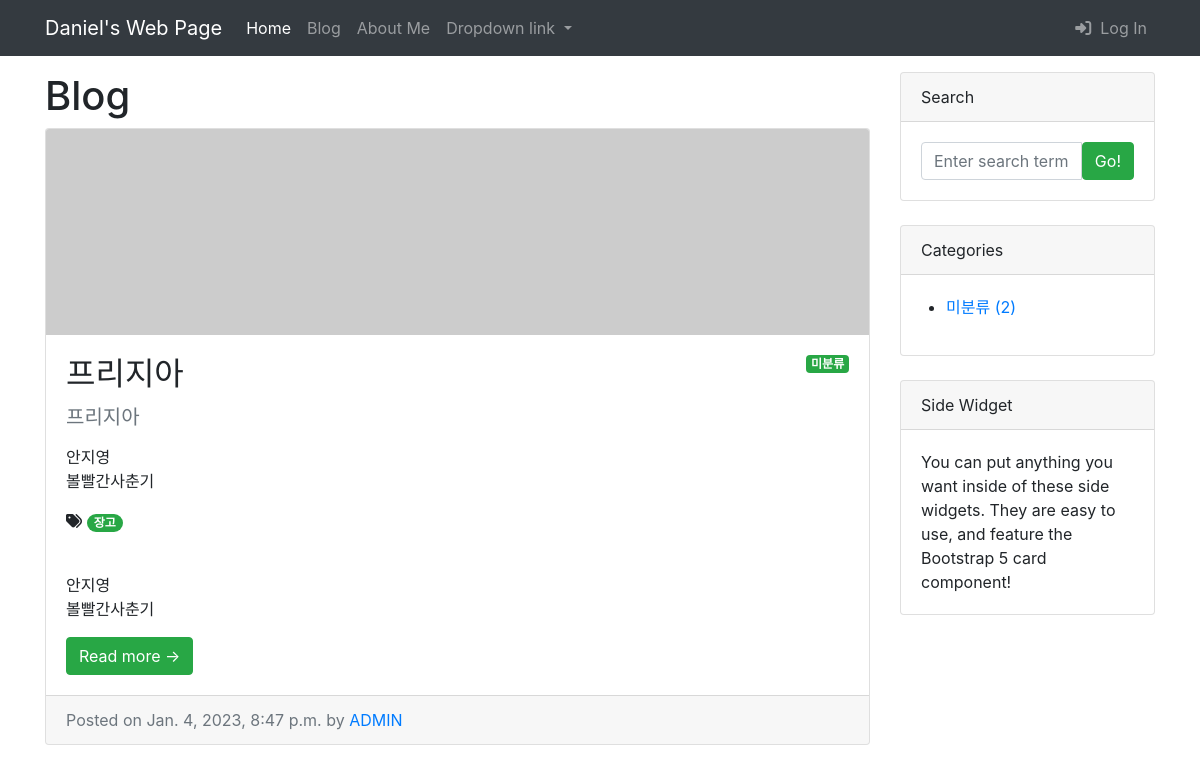
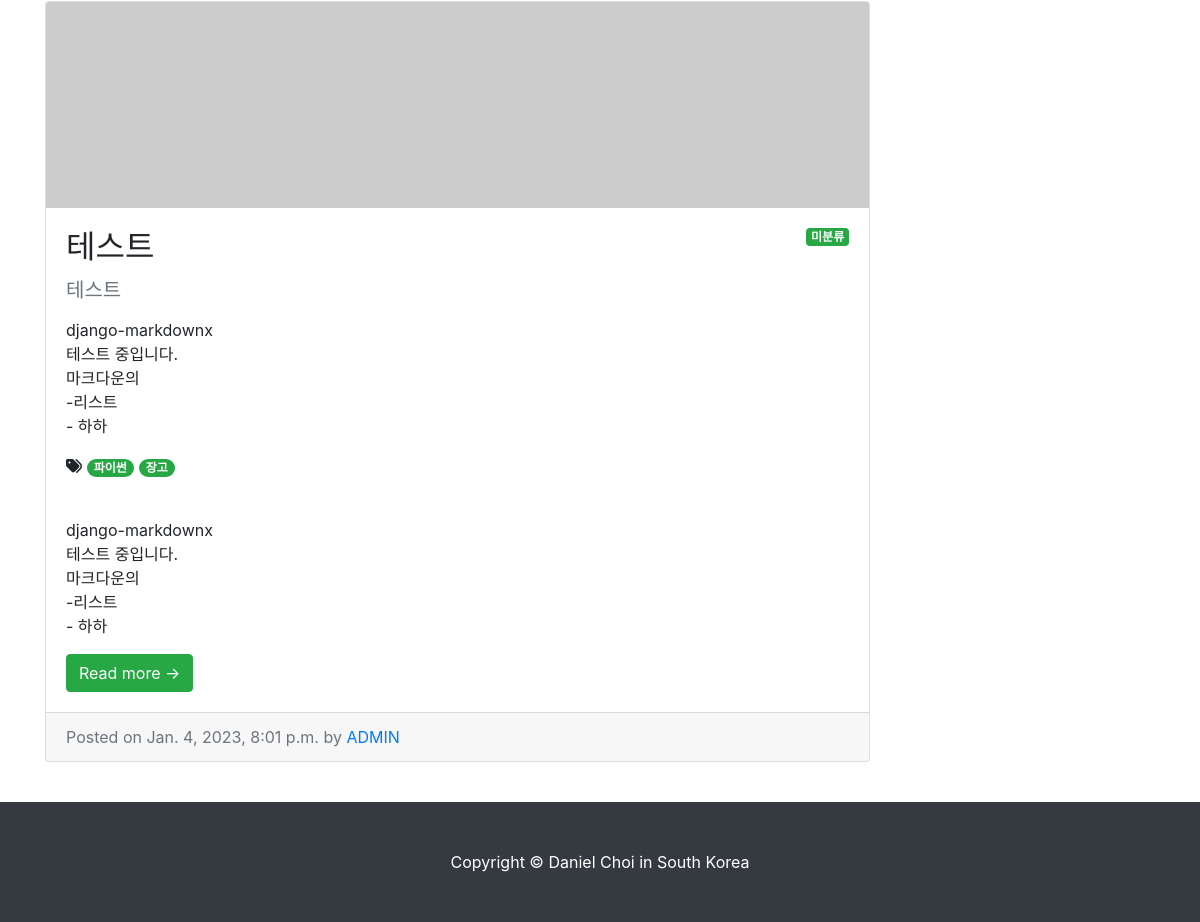
Page /blog/ on the earlier database version (2 pictures, top to bottom).
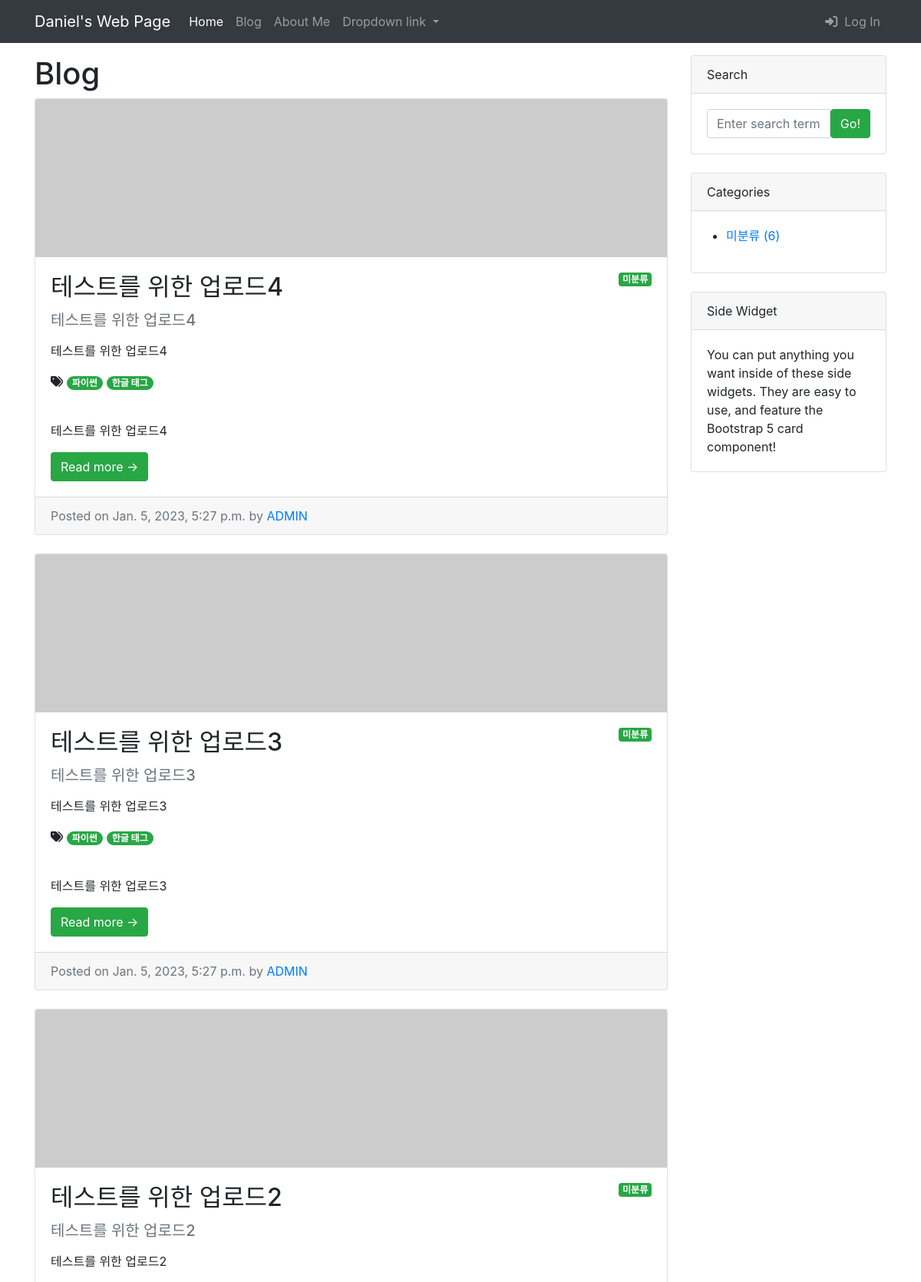
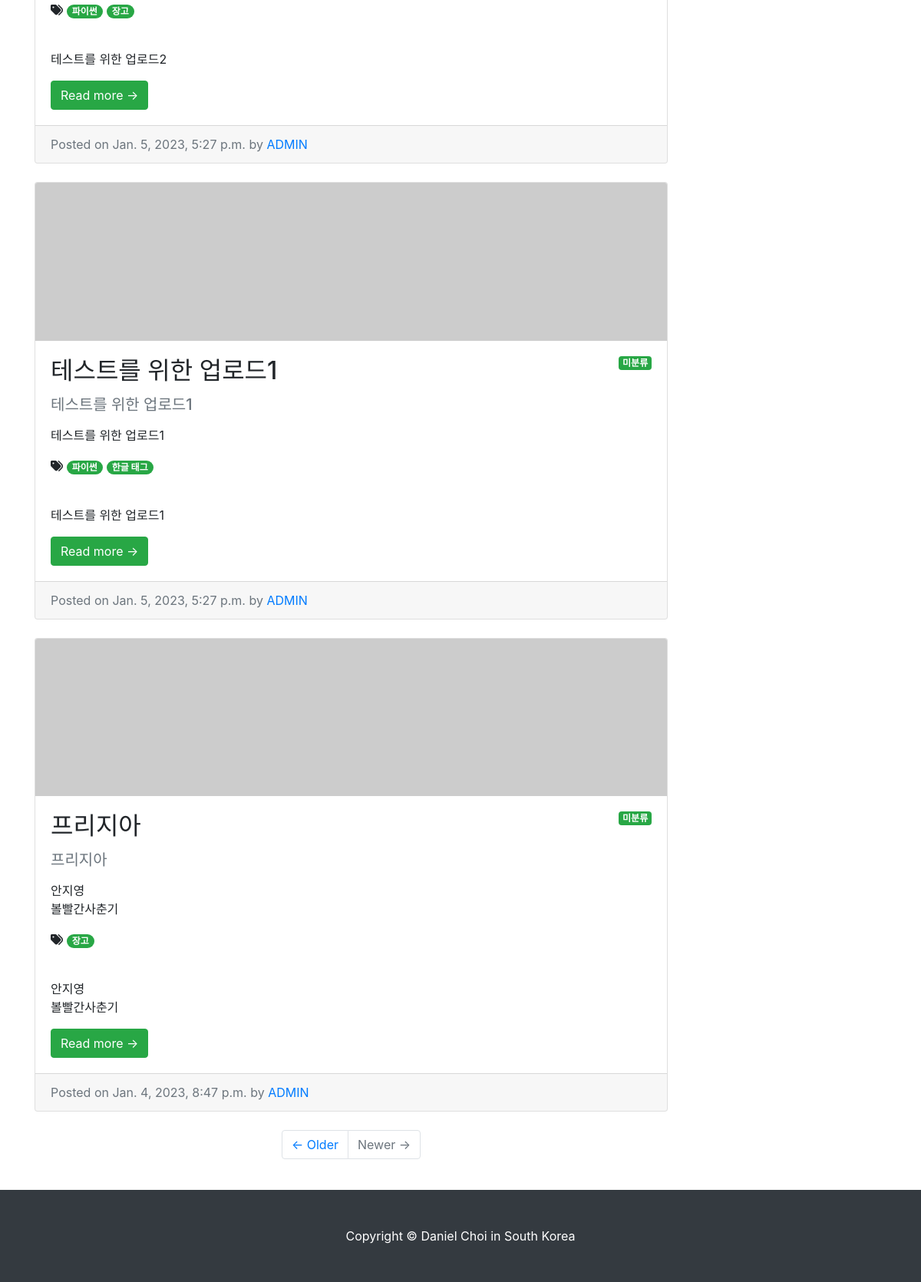
Same page on the later database version (2 pictures, top to bottom).
### blog/models.py (models this page shows, shortened)
class Post(models.Model):
    title = models.CharField(max_length=30)
    hook_text = models.CharField(max_length=100, blank=True)
    content = MarkdownxField()
    head_image = models.ImageField(
        upload_to='blog/images/%Y/%m/%d/', blank=True)
    file_upload = models.FileField(
        upload_to='blog/files/%Y/%m/%d/', blank=True)
    created_at = models.DateTimeField(auto_now_add=True)
    updated_at = models.DateTimeField(auto_now=True)
    author = models.ForeignKey(User, on_delete=models.SET_NULL, null=True)
    category = models.ForeignKey(
        Category, on_delete=models.SET_NULL, null=True, blank=True)
    tags = models.ManyToManyField(Tag, blank=True)
    def get_absolute_url(self):
        return f'/blog/{self.pk}'

class Tag(models.Model):
    name = models.CharField(max_length=50)
    slug = models.SlugField(max_length=200, unique=True, allow_unicode=True)
    def __str__(self):
        return self.name
    def get_absolute_url(self):
        return f'/blog/tag/{self.slug}/'

### blog/views.py (the view)
# urls.py: path('', views.PostList.as_view()),
class PostList(ListView):
    model = Post
    ordering = '-pk'
    paginate_by = 5
    def get_context_data(self, **kwargs):
        context = super(PostList, self).get_context_data()
        context['categories'] = Category.objects.all()
        context['no_category_post_count'] = Post.objects.filter(
            category=None).count()
        return context

### templates/blog/post_list.html (shortened to what this page needs)
{% extends 'blog/base.html' %}
{% block main_area %}
<h1>Blog
</h1>
    {% if post_list.exists %}
    {% for p in post_list %}
    <div class="card mb-4" id="post-{{ p.pk }}">
        {% if p.head_image %}
        <img class="card-img-top" src="{{ p.head_image.url }}" alt="{{ p }} head image"/>
        {% else %}
        <img class="card-img-top" src="https://picsum.photos/seed/{{ p.id }}/800/200" alt="random_image">
        {% endif %}
        <div class="card-body">
            {% if p.category %}
            <span class="badge badge-success float-right">{{ p.category }}</span>
            {% else %}
            <span class="badge badge-success float-right">미분류</span>
            {% endif %}
            <h2 class="card-title">{{ p.title }}</h2>
            {% if p.hook_text %}
            <h5 class="text-muted">{{ p.hook_text }}</h5>
            {% endif %}
            <p class="card-text">{{ p.content|linebreaks|truncatewords_html:45|safe }}</p>
            {% if p.tags.exists %}
                <i class="fa-solid fa-tags"></i>
                {% for tag in p.tags.iterator %}
                <a href="{{ tag.get_absolute_url }}">
                    <span class="badge badge-pill badge-success">{{ tag }}</span></a>
                {% endfor %}
                <br>
                <br>
            {% endif %}
            <p class="card-text">{{ p.content|linebreaks|truncatewords:45 }}</p>
            <a class="btn btn-success" href="{{ p.get_absolute_url }}">Read more →</a>
        </div>
        <div class="card-footer text-muted">
            Posted on {{ p.created_at }} by
            <a href="#">{{ p.author|upper }}</a>
        </div>
    </div>
    {% endfor %}
    {% else %}
    <h3>아직 게시물이 없습니다.</h3>
    {% endif %}
    {% if is_paginated %}
    <ul class="pagination justify-content-center mb-4">
        {% if page_obj.has_next %}
            <li class="page-item">
                <a class="page-link" href="?page={{ page_obj.next_page_number }}">&larr; Older</a>
            </li>
        {% else %}
            <li class="page-item disabled">
                <a class="page-link" href="#">&larr; Order</a>
            </li>
        {% endif %}
        {% if page_obj.has_previous %}
        <li class="page-item">
            <a class="page-link" href="?page={{ page_obj.previous_page_number }}">Newer &rarr;</a>
        </li>
        {% else %}
        <li class="page-item disabled">
            <a class="page-link" href="#">Newer &rarr;</a>
        </li>
        {% endif %}
    </ul>
    {% endif %}
{% endblock  %}

### templates/blog/base.html (shortened to what this page needs)
<!DOCTYPE html>
{% load static %}
<html lang="ko">
<head>
    <link href="{% static 'blog/bootstrap/bootstrap.min.css' %}" media="screen" rel="stylesheet" type="text/css">
</head>
<body>
    {% include 'blog/navbar.html' %}
    <div class="container my-3">
        <div class="row">
            <div class="col-md-8 col-lg-9" id="main-area">
                {% block main_area %}
                {% endblock  %}
            </div>
            <div class="col-md-4 col-lg-3">
                <div class="card mb-4">
                    <div class="card-header">Search</div>
                    <div class="card-body">
                        <div class="input-group">
                            <input class="form-control" type="text" placeholder="Enter search term..."
                                aria-label="Enter search term..." aria-describedby="button-search" id="search-input">
                            <button class="btn btn-success" id="button-search" type="button" onclick="searchPost();">Go!</button>
                        </div>
                    </div>
                </div>
                <div class="card mb-4" id="categories-card">
                    <div class="card-header">Categories</div>
                    <div class="card-body">
                        <div class="row">
                            <ul>
                                <li>
                                    <a href="/blog/category/no_category/">
                                        미분류 ({{ no_category_post_count }})</a>
                                </li>
                            </ul>
                        </div>
                    </div>
                </div>
                <div class="card mb-4">
                    <div class="card-header">Side Widget</div>
                    <div class="card-body">You can put anything you want inside of these side widgets. They are easy to use, and feature the Bootstrap 5 card component!</div>
                </div>
            </div>
        </div>
    </div>
    {% include 'blog/footer.html' %}
</body>
</html>

### templates/blog/navbar.html (shortened to what this page needs)
{% load socialaccount %}
<nav class="navbar navbar-expand-lg navbar-dark bg-dark">
    <div class="container">
        <a class="navbar-brand" href="/">Daniel's Web Page</a>
        <ul class="navbar-nav">
            <li class="nav-item active">
                <a class="nav-link" href="/">Home</a>
            </li>
            <li class="nav-item">
                <a class="nav-link" href="/blog/">Blog</a>
            </li>
            <li class="nav-item">
                <a class="nav-link" href="/about_me/">About Me</a>
            </li>
            <li class="nav-item dropdown">
                <a class="nav-link dropdown-toggle" href="#" id="navbarDropdownMenuLink" role="button"
                    data-toggle="dropdown" aria-haspopup="true" aria-expanded="false">
                    Dropdown link
                </a>
            </li>
        </ul>
        <ul class="navbar-nav ml-auto">
            {% if user.is_authenticated %}
            <li class="nav-item dropdown">
                <a class="nav-link dropdown-toggle" href="#" id="navbarDropdownMenuLink" role="button"
                    data-toggle="dropdown" aria-haspopup="true" aria-expanded="false">
                    {% if user.socialaccount_set.all.0.get_avatar_url %}
                    <img class="rounded-circle" width="25px"
                    src="{{ user.socialaccount_set.all.0.get_avatar_url }}" alt="">
                    {% else %}
                    <img class="rounded-circle" src="https://doitdjango.com/avatar/id/1408/16919788e968df27/svg/{{ user.email }}">
                    {% endif %}
                    &nbsp;
                    {{ user.username }}
                </a>
                <div class="dropdown-menu" aria-labelledby="navbarDropdownMenuLink">
                    <a class="dropdown-item" href="/accounts/logout">Log Out</a>
                </div>
            </li>
            {% else %}
            <li class="nav-item">
                <a class="nav-link" href="#" data-toggle="modal" data-target="#loginModal">
                    <i class="fa-solid fa-right-to-bracket"></i>&nbsp Log In</a>
            </li>
            {% endif %}
        </ul>
    </div>
</nav>

### templates/blog/footer.html
<footer class="py-5 bg-dark">
    <div class="container">
        <p class="m-0 text-center text-white">Copyright &copy; Daniel Choi in South Korea</p>
    </div>
</footer>

Differences in the rows shown:
no longer on this page (row unchanged): Post: shows "미분류", title "테스트", hook_text "테스트", content "django-markdownx 테스트 중입니다. 마크다운의 -리스트 - 하하", created_at "Jan. 4, 2023, 8:01 p.m.", author "ADMIN", Tag (name "파이썬"), Tag (name "장고")
added Post: shows "미분류", title "테스트를 위한 업로드4", hook_text "테스트를 위한 업로드4", content "테스트를 위한 업로드4", created_at "Jan. 5, 2023, 5:27 p.m.", author "ADMIN", Tag (name "파이썬")
added Tag: name "한글 태그"
added Post: shows "미분류", title "테스트를 위한 업로드3", hook_text "테스트를 위한 업로드3", content "테스트를 위한 업로드3", created_at "Jan. 5, 2023, 5:27 p.m.", author "ADMIN", Tag (name "파이썬")
added Post: shows "미분류", title "테스트를 위한 업로드2", hook_text "테스트를 위한 업로드2", content "테스트를 위한 업로드2", created_at "Jan. 5, 2023, 5:27 p.m.", author "ADMIN", Tag (name "파이썬"), Tag (name "장고")
added Post: shows "미분류", title "테스트를 위한 업로드1", hook_text "테스트를 위한 업로드1", content "테스트를 위한 업로드1", created_at "Jan. 5, 2023, 5:27 p.m.", author "ADMIN", Tag (name "파이썬")
Other differences:
{{ no_category_post_count }}: "2" → "6"
text now shown: "← Older Newer →"
